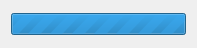
<?xml version="1.0" encoding="UTF-8"?>
<ui version="4.0">
 <class>ProgressBarDialog</class>
 <widget class="QDialog" name="ProgressBarDialog">
  <property name="geometry">
   <rect>
    <x>0</x>
    <y>0</y>
    <width>197</width>
    <height>48</height>
   </rect>
  </property>
  <property name="windowTitle">
   <string>Dialog</string>
  </property>
  <layout class="QHBoxLayout" name="horizontalLayout">
   <item>
    <widget class="QProgressBar" name="progressBar">
     <property name="maximum">
      <number>0</number>
     </property>
     <property name="value">
      <number>0</number>
     </property>
    </widget>
   </item>
  </layout>
 </widget>
 <resources/>
 <connections/>
</ui>
